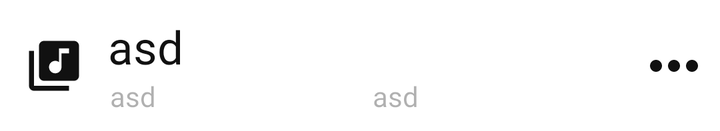
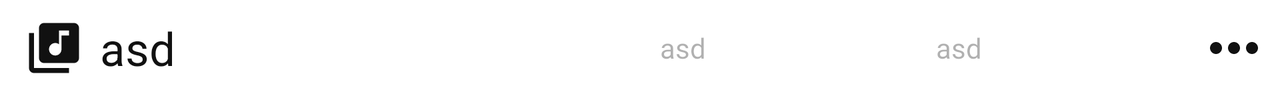

First picture: res/layout/ on a phone held upright. Second picture: the repository's own variant of that layout, on a device whose configuration matches the variant's folder. Source for both follows.
<!-- AndroidManifest.xml: application theme AppTheme -->
<!-- res/layout/media_select_row.xml -->
<?xml version="1.0" encoding="utf-8"?>
<LinearLayout xmlns:android="http://schemas.android.com/apk/res/android"
    xmlns:tools="http://schemas.android.com/tools"
    android:layout_width="fill_parent"
    android:layout_height="wrap_content"
    android:background="#fff">

    <ImageView
        android:id="@+id/row_icon"
        android:layout_width="46dip"
        android:layout_height="fill_parent"
        android:layout_marginLeft="4dip"
        android:gravity="center_vertical"
        android:scaleType="centerInside"
        android:padding="8dip"
        android:src="@drawable/ic_library_music_black_36dp"
        android:tint="#111" />

    <LinearLayout
        android:layout_width="0px"
        android:layout_height="wrap_content"
        android:layout_marginBottom="8dip"
        android:layout_marginLeft="4dip"
        android:layout_marginRight="4dip"
        android:layout_marginTop="8dip"
        android:layout_weight="1"
        android:orientation="vertical">
        

        <TextView
            android:id="@+id/row_title"

            android:layout_height="0dip"
            android:layout_weight="1"
            android:fontFamily="@font/cabin_medium"
            android:layout_width="match_parent"

            android:ellipsize="marquee"
            android:marqueeRepeatLimit="-1"
            android:singleLine="true"


            android:text="asd"
            android:textColor="#111"
            android:textSize="23sp"
            tools:ignore="EllipsizeMaxLines" />

        <LinearLayout
            android:layout_width="fill_parent"
            android:layout_height="wrap_content">

            <TextView
                android:id="@+id/row_artist"
                android:layout_width="0px"
                android:layout_height="wrap_content"
                android:layout_marginLeft="1dip"
                android:layout_weight="1"
                android:fontFamily="@font/cabin_medium"

                android:singleLine="true"
                android:text="asd"
                android:textColor="#5111"
                android:textSize="14sp" />

            <TextView
                android:id="@+id/row_album"
                android:layout_width="0px"
                android:layout_height="wrap_content"
                android:layout_marginLeft="8dip"
                android:layout_weight="1"
                android:fontFamily="@font/cabin_medium"

                android:singleLine="true"
                android:text="asd"
                android:textColor="#5111"
                android:textSize="14sp" />

        </LinearLayout>

    </LinearLayout>

    

    
    <ImageView
        android:id="@+id/row_options_button"
        android:layout_width="46dip"

        android:layout_height="fill_parent"
        android:layout_gravity="center_vertical"
        android:contentDescription="@string/button_options"
        android:gravity="center_vertical"
        android:scaleType="center"
        android:src="@drawable/ic_more_horiz_white_36dp" />

</LinearLayout>
<!-- resources referenced by this layout -->
<resources>
  <!-- drawable ic_library_music_black_36dp (drawable) -->
  <?xml version="1.0" encoding="UTF-8" standalone="no"?>
  <vector xmlns:android="http://schemas.android.com/apk/res/android" android:height="36dp" android:viewportHeight="24.0" android:viewportWidth="24.0" android:width="36dp">
      <path android:fillColor="#111111" android:pathData="M20,2L8,2c-1.1,0 -2,0.9 -2,2v12c0,1.1 0.9,2 2,2h12c1.1,0 2,-0.9 2,-2L22,4c0,-1.1 -0.9,-2 -2,-2zM18,7h-3v5.5c0,1.38 -1.12,2.5 -2.5,2.5S10,13.88 10,12.5s1.12,-2.5 2.5,-2.5c0.57,0 1.08,0.19 1.5,0.51L14,5h4v2zM4,6L2,6v14c0,1.1 0.9,2 2,2h14v-2L4,20L4,6z"/>
  </vector>
  <!-- drawable ic_more_horiz_white_36dp (drawable) -->
  <?xml version="1.0" encoding="UTF-8" standalone="no"?>
  <vector xmlns:android="http://schemas.android.com/apk/res/android" android:height="36dp" android:viewportHeight="24.0" android:viewportWidth="24.0" android:width="36dp">
      <path android:fillColor="#111111" android:pathData="M6,10c-1.1,0 -2,0.9 -2,2s0.9,2 2,2 2,-0.9 2,-2 -0.9,-2 -2,-2zM18,10c-1.1,0 -2,0.9 -2,2s0.9,2 2,2 2,-0.9 2,-2 -0.9,-2 -2,-2zM12,10c-1.1,0 -2,0.9 -2,2s0.9,2 2,2 2,-0.9 2,-2 -0.9,-2 -2,-2z"/>
  </vector>
  <string name="button_options">Options</string>
  <!-- from res/values-v21/ -->
  <style name="AppTheme" parent="@android:style/Theme.DeviceDefault">
      
      
    
      <item name="android:windowTranslucentNavigation">false</item>
    </style>
</resources>
<!-- res/layout-land/media_select_row.xml (the repository's variant of the layout above) -->
<!-- drawn on the phone turned sideways -->
<?xml version="1.0" encoding="utf-8"?>
<LinearLayout xmlns:android="http://schemas.android.com/apk/res/android"
    android:layout_width="fill_parent"
    android:layout_height="wrap_content"
    xmlns:tools="http://schemas.android.com/tools"
    android:background="@color/white">

    <LinearLayout
        android:layout_width="fill_parent"
        android:layout_height="48dip"
        android:orientation="horizontal">

        <ImageView
            android:id="@+id/row_icon"
            android:layout_width="46dip"
            android:layout_height="fill_parent"
            android:layout_marginLeft="4dip"
            android:gravity="center_vertical"
            android:scaleType="centerInside"
            android:padding="8dip"
            android:src="@drawable/ic_library_music_black_36dp"
            android:tint="#111" />

        <LinearLayout
            android:layout_width="0px"
            android:layout_height="fill_parent"
            android:layout_weight="1"
            android:gravity="center_vertical">

            <TextView
                android:id="@+id/row_title"
                android:layout_width="0dip"
                android:layout_height="fill_parent"
                android:layout_weight="1"
                android:gravity="center_vertical"


                android:ellipsize="marquee"
                android:marqueeRepeatLimit="-1"
                android:singleLine="true"


                android:text="asd"
                android:textColor="#111"
                android:textSize="23sp"
                tools:ignore="EllipsizeMaxLines"

                />

        </LinearLayout>

        <LinearLayout
            android:layout_width="0px"
            android:layout_height="fill_parent"
            android:layout_weight="1"
            android:gravity="center_vertical">

            <TextView
                android:id="@+id/row_artist"
                android:layout_width="0px"
                android:layout_height="fill_parent"
                android:layout_marginLeft="8dip"
                android:layout_weight="1"
                android:gravity="center_vertical"
                android:singleLine="true"


                android:textColor="#5111"
                android:text="asd"
                android:textSize="14sp" />

            <TextView
                android:id="@+id/row_album"
                android:layout_width="0px"
                android:layout_height="fill_parent"
                android:layout_marginLeft="12dip"
                android:layout_weight="1"
                android:gravity="center_vertical"
                android:singleLine="true"

                android:textColor="#5111"
                android:text="asd"
                android:textSize="14sp" />

        </LinearLayout>

       

        <ImageView
            android:id="@+id/row_options_button"
            android:layout_width="46dip"

            android:layout_height="fill_parent"
            android:layout_gravity="center_vertical"
            android:contentDescription="@string/button_options"
            android:gravity="center_vertical"
            android:scaleType="center"
            android:src="@drawable/ic_more_horiz_white_36dp" />

    </LinearLayout>

</LinearLayout>
<!-- resources referenced by the variant -->
<!-- as the phone turned sideways resolves them -->
<resources>
  <color name="white">#ffffff</color>
  <!-- drawable ic_library_music_black_36dp (drawable) -->
  <?xml version="1.0" encoding="UTF-8" standalone="no"?>
  <vector xmlns:android="http://schemas.android.com/apk/res/android" android:height="36dp" android:viewportHeight="24.0" android:viewportWidth="24.0" android:width="36dp">
      <path android:fillColor="#111111" android:pathData="M20,2L8,2c-1.1,0 -2,0.9 -2,2v12c0,1.1 0.9,2 2,2h12c1.1,0 2,-0.9 2,-2L22,4c0,-1.1 -0.9,-2 -2,-2zM18,7h-3v5.5c0,1.38 -1.12,2.5 -2.5,2.5S10,13.88 10,12.5s1.12,-2.5 2.5,-2.5c0.57,0 1.08,0.19 1.5,0.51L14,5h4v2zM4,6L2,6v14c0,1.1 0.9,2 2,2h14v-2L4,20L4,6z"/>
  </vector>
  <!-- drawable ic_more_horiz_white_36dp (drawable) -->
  <?xml version="1.0" encoding="UTF-8" standalone="no"?>
  <vector xmlns:android="http://schemas.android.com/apk/res/android" android:height="36dp" android:viewportHeight="24.0" android:viewportWidth="24.0" android:width="36dp">
      <path android:fillColor="#111111" android:pathData="M6,10c-1.1,0 -2,0.9 -2,2s0.9,2 2,2 2,-0.9 2,-2 -0.9,-2 -2,-2zM18,10c-1.1,0 -2,0.9 -2,2s0.9,2 2,2 2,-0.9 2,-2 -0.9,-2 -2,-2zM12,10c-1.1,0 -2,0.9 -2,2s0.9,2 2,2 2,-0.9 2,-2 -0.9,-2 -2,-2z"/>
  </vector>
  <string name="button_options">Options</string>
  <!-- from res/values-v21/ -->
  <style name="AppTheme" parent="@android:style/Theme.DeviceDefault">
      
      
    
      <item name="android:windowTranslucentNavigation">false</item>
    </style>
</resources>
